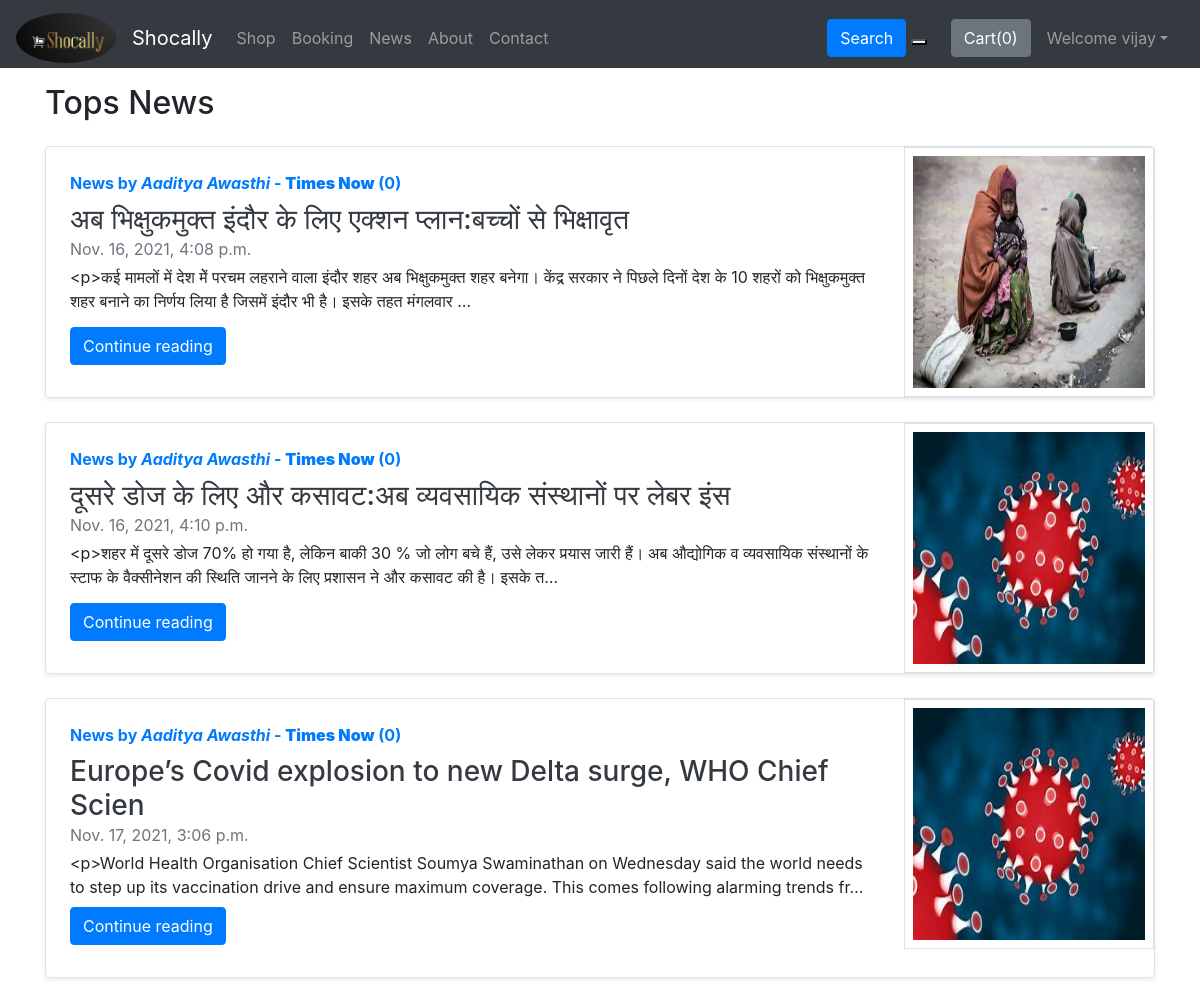
The app's page /news/ (signed in) with its own data.
### shop/models.py (models this page shows, shortened)
class User(AbstractUser):
    PINCODE=models.IntegerField(default=0)
    UserType=models.CharField(max_length=20, default="user")
    Address=models.CharField(max_length=500, default="")
    Category=models.CharField(max_length=50, default="")
    PhoneNo=models.IntegerField(default=0)
    UserImg=models.ImageField(upload_to="shop/images",default="")
    is_Seller=models.BooleanField(default=False)
    is_Customer=models.BooleanField(default=False)
    is_Reporter=models.BooleanField(default=False)
    CityManager=models.BooleanField(default=False)
    def __str__(self):
        return self.first_name+" "+self.last_name+" -- "+str(self.PINCODE)

### News/models.py (models this page shows, shortened)
class News(models.Model):
    pincode=models.IntegerField(default=0)
    publisher=models.ForeignKey(Reporter,on_delete=models.CASCADE) # one to many relationship
    newsHeadline=models.CharField(max_length=60, default="")
    newsCategory=models.CharField(max_length=20, default="")
    news=RichTextField(max_length=15000, default="")
    time=models.DateTimeField(default=now)
    verified=models.BooleanField(default=False)
    image= models.ImageField(upload_to="news/images",default="")
    views= models.IntegerField(default=0)

class Reporter(models.Model):
      user=models.OneToOneField(User,on_delete=models.CASCADE)
      RatingGiven=models.IntegerField(default=0)
      NewsCompany=models.CharField(max_length=100, default="")

### News/views.py (the view)
# urls.py: path('', views.newsHome, name="newsHome"),
def newsHome(request):
    if request.user.is_authenticated:
        pincode = request.user.PINCODE
    else:
        pincode = request.session.get('pincode',0)
    allNews = News.objects.filter(pincode=pincode,verified=True).order_by('-views')
    return render(request,'news/newsHome.html',{'allNews': allNews})

### templates/news/newsHome.html (shortened to what this page needs)
{% extends 'base.html' %}
{% load static %}
{% block body %}
{% if allNews %}
<div class="container my-3">
    <h2>Tops News</h2>
    {% for news in allNews  %}
    <div class="row no-gutters border rounded overflow-hidden flex-md-row mb-4 shadow-sm h-md-250 my-4 position-relative">
        <div class="col p-4 d-flex flex-column position-static">
            <strong class="d-inline-block mb-2 text-primary">News  by  <i>{{news.publisher.user.first_name}} {{news.publisher.user.last_name}}</i> - <b>{{news.publisher.NewsCompany}}</b> ({{news.views}})</strong>
            <h3 class="mb-0"><a class="text-dark" href="/news/newsView/{{news.id}}">{{news.newsHeadline}} </a> </h3>
            <div class="mb-1 text-muted">{{news.time}}</div>
            <p class="card-text mb-auto">{{news.news|truncatechars:200}}</p>
            <div class="my-2">
            	<a href="/news/newsView/{{news.id}}" role="button" class="btn btn-primary">Continue reading</a>
            </div>
        </div>
        <div class="col-auto d-none d-lg-block">
            <img src='/media/{{news.image}}' class="bd-placeholder-img border  p-2" width="250" height="250" xmlns="http://www.w3.org/2000/svg" preserveAspectRatio="xMidYMid slice" focusable="false" role="img" aria-label="Placeholder: Thumbnail">
        </div>
        </div>
        {% endfor %}
    </div>
{% endif %}
{% endblock %}

### templates/base.html (shortened to what this page needs)
<!doctype html>
<html lang="en">
  <head>
    <link rel="stylesheet" href="https://stackpath.bootstrapcdn.com/bootstrap/4.5.2/css/bootstrap.min.css">
  </head>
  <body>
    <nav class="navbar mb-0 pb-0 sticky-top navbar-expand-lg navbar-dark bg-dark">
      <a class="navbar-brand" href="#">
        <img src="/static/image/logo3.png" class="rounded-circle" width="100" height="50" alt="">
      </a>
        <a class="navbar-brand" href="/">Shocally</a>
        <div class="collapse navbar-collapse" id="navbarSupportedContent">
          <ul class="navbar-nav mr-auto">
            {% if user.is_authenticated %}
            <li class="nav-item {% block shopactive %}  {% endblock shopactive %} ">
              <a class="nav-link" href="/shop/pinResult/{{user.PINCODE}}">Shop</a>
            </li>
            {% endif %}
            <li class="nav-item {% block bookingactive %}  {% endblock bookingactive %} ">
              <a class="nav-link" href="/booking/">Booking</a>
            </li>
            <li class="nav-item {% block newsactive %}  {% endblock newsactive %} ">
              <a class="nav-link" href="/news/">News</a>
            </li>
            <li class="nav-item {% block aboutactive %}  {% endblock aboutactive %}" >
              <a class="nav-link" href="/about">About</a>
            </li>
            <li class="nav-item {% block contactactive %}  {% endblock contactactive %} ">
              <a class="nav-link" href="/contact">Contact</a>
            </li>
          </ul>
          <div class="ml-auto form-inline ">
          <form method="get" action="/search"class="my-2 my-lg-0 mx-3">
            <button class="btn btn-primary my-2 my-sm-0 " type="submit">Search</button>
            <button type="button" name="button" id="google_translate_element"></button>
          </form>
          {% if user.is_authenticated %}
          <button type="button" class="btn btn-secondary mx-2" id="popcart" data-container="body" data-toggle="popover" data-placement="bottom" data-html="true" data-content="Vivamus
          sagittis lacus vel augue laoreet rutrum faucibus.">
        Cart(<span id="cart">0</span>)
      </button>
          <ul class="navbar-nav mr-2">
          <li class="nav-item dropdown">
          <a class="nav-link dropdown-toggle" href='#' id="AuthUser" role="button" data-toggle="dropdown"> Welcome {{request.user.first_name|slice:":6"}}</a>
            </li>
            </ul>
            </div>
{% endif %}
        </div>
      </nav>
{% block body %}  {% endblock body %}
{% load static %}
</body>
</html>

### records on screen
User: user.first_name "vijay"
News: publisher.user.first_name "Aaditya", publisher.user.last_name "Awasthi", publisher.NewsCompany "Times Now", views "0", newsHeadline "अब भिक्षुकमुक्त इंदौर के लिए एक्शन प्लान:बच्चों से भिक्षावृत", time "Nov. 16, 2021, 4:08 p.m.", news "<p>कई मामलों में देश मेें परचम लहराने वाला इंदौर शहर अब भिक्षुकमुक्त शहर बनेगा। केंद्र सरकार ने पिछले दिनों देश के 10 शहरों को भिक्षुकमुक्त शहर बनाने का निर्णय लिया है जिसमें इंदौर भी है। इसके तहत मंगलवार …", image (picture)
News: publisher.user.first_name "Aaditya", publisher.user.last_name "Awasthi", publisher.NewsCompany "Times Now", views "0", newsHeadline "दूसरे डोज के लिए और कसावट:अब व्यवसायिक संस्थानों पर लेबर इंस", time "Nov. 16, 2021, 4:10 p.m.", news "<p>शहर में दूसरे डोज 70% हो गया है, लेकिन बाकी 30 % जो लोग बचे हैं, उसे लेकर प्रयास जारी हैं। अब औद्योगिक व व्यवसायिक संस्थानों के स्टाफ के वैक्सीनेशन की स्थिति जानने के लिए प्रशासन ने और कसावट की है। इसके त…", image (picture)
News: publisher.user.first_name "Aaditya", publisher.user.last_name "Awasthi", publisher.NewsCompany "Times Now", views "0", newsHeadline "Europe’s Covid explosion to new Delta surge, WHO Chief Scien", time "Nov. 17, 2021, 3:06 p.m.", news "<p>World Health Organisation Chief Scientist Soumya Swaminathan on Wednesday said the world needs to step up its vaccination drive and ensure maximum coverage. This comes following alarming trends fr…", image (picture)
